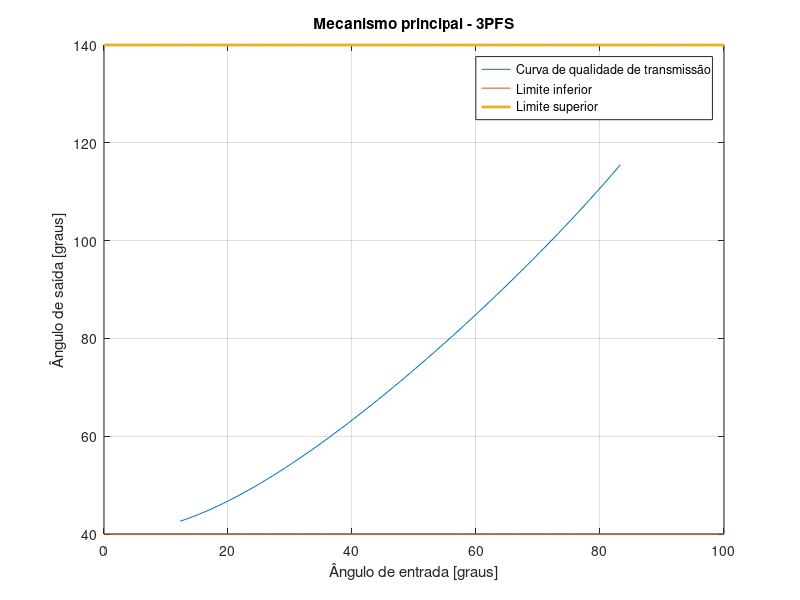
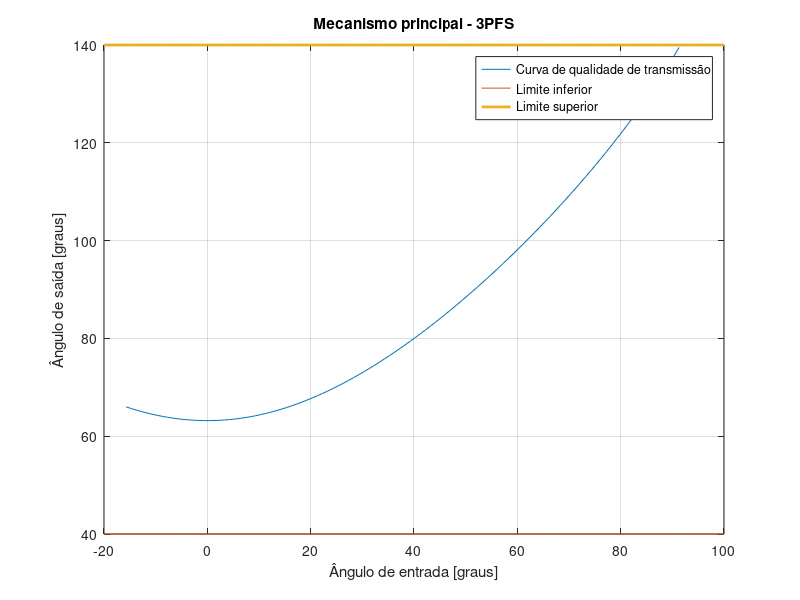

MATLAB code to generate these figures, in order:
clear;
clc;
close all;

%% Caça - 2PFS

a = 51.95;
b = 29.46;
c = 29.69;
d = 4.47;

A = (b^2 + c^2 - a^2 - d^2)/(2*b*c);
B = a*d/b/c;

theta = 92.36:142.8;
u = acosd(A + B * cosd(theta));

pivot = 90:150;

limMax = ones(1, numel(pivot)) * 140;
limMin = ones(1, numel(pivot)) * 40;

% figure();
% plot(theta,u, pivot, limMin, pivot, limMax, 'LineWidth', 2);
% legend("Curva de qualidade de transmissão", "Limite inferior", "Limite superior");
% grid on;
% title("Mecanismo principal - 2PFS");
% xlabel("Ângulo de entrada [graus]");
% ylabel("Ângulo de saída [graus]");

%% Caça - 3PFS

a = 70.42;
b = 30.63;
c = 54.87;
d = 10.45;

A = (b^2 + c^2 - a^2 - d^2)/(2*b*c);
B = a*d/b/c;

theta = 147.26:211.32;
u = acosd(A + B * cosd(theta));

pivot = 140:220;

limMax = ones(1, numel(pivot)) * 140;
limMin = ones(1, numel(pivot)) * 40;

% figure();
% plot(theta,u, pivot, limMin, pivot, limMax, 'LineWidth', 2);
% legend("Curva de qualidade de transmissão", "Limite inferior", "Limite superior");
% grid on;
% title("Mecanismo principal - 3PFS");
% xlabel("Ângulo de entrada [graus]");
% ylabel("Ângulo de saída [graus]");


%% Caixa - pá - 2PFS

a = 200.96;
b = 55.81;
c = 187.39;
d = 54.5;

A = (b^2 + c^2 - a^2 - d^2)/(2*b*c);
B = a*d/b/c;

theta = 17.5:118.02;
u = acosd(A + B * cosd(theta));

pivot = 0:140;

limMax = ones(1, numel(pivot)) * 140;
limMin = ones(1, numel(pivot)) * 40;

% figure();
% plot(theta,u, pivot, limMin, pivot, limMax, 'LineWidth', 2);
% legend("Curva de qualidade de transmissão", "Limite inferior", "Limite superior");
% grid on;
% title("Mecanismo principal - 2PFS");
% xlabel("Ângulo de entrada [graus]");
% ylabel("Ângulo de saída [graus]");

%% Caixa - tampa - 2PFS

a = 85.49;
b = 119.2;
c = 88.03;
d = 17.7;

A = (b^2 + c^2 - a^2 - d^2)/(2*b*c);
B = a*d/b/c;

theta = 62.89:163.1;
u = acosd(A + B * cosd(theta));

pivot = 0:180;

limMax = ones(1, numel(pivot)) * 140;
limMin = ones(1, numel(pivot)) * 40;

% figure();
% plot(theta,u, pivot, limMin, pivot, limMax, 'LineWidth', 2);
% legend("Curva de qualidade de transmissão", "Limite inferior", "Limite superior");
% grid on;
% title("Mecanismo principal - 2PFS");
% xlabel("Ângulo de entrada [graus]");
% ylabel("Ângulo de saída [graus]");

%% Caixa - Pá - 3PFS

a = 268;
b = 83.96;
c = 227.18;
d = 96.54;

A = (b^2 + c^2 - a^2 - d^2)/(2*b*c);
B = a*d/b/c;

theta = 12.27:83.39;
u = acosd(A + B * cosd(theta));

pivot = 0:100;

limMax = ones(1, numel(pivot)) * 140;
limMin = ones(1, numel(pivot)) * 40;

figure();
plot(theta,u, pivot, limMin, pivot, limMax, 'LineWidth', 2);
legend("Curva de qualidade de transmissão", "Limite inferior", "Limite superior");
grid on;
title("Mecanismo principal - 3PFS");
xlabel("Ângulo de entrada [graus]");
ylabel("Ângulo de saída [graus]");

%% Caixa - Tampa - 3PFS

a = 143.61;
b = 69.68;
c = 95.06;
d = 54.64;

A = (b^2 + c^2 - a^2 - d^2)/(2*b*c);
B = a*d/b/c;

theta = -15.7:91.45;
u = acosd(A + B * cosd(theta));

pivot = -20:100;

limMax = ones(1, numel(pivot)) * 140;
limMin = ones(1, numel(pivot)) * 40;

figure();
plot(theta,u, pivot, limMin, pivot, limMax, 'LineWidth', 2);
legend("Curva de qualidade de transmissão", "Limite inferior", "Limite superior");
grid on;
title("Mecanismo principal - 3PFS");
xlabel("Ângulo de entrada [graus]");
ylabel("Ângulo de saída [graus]");
